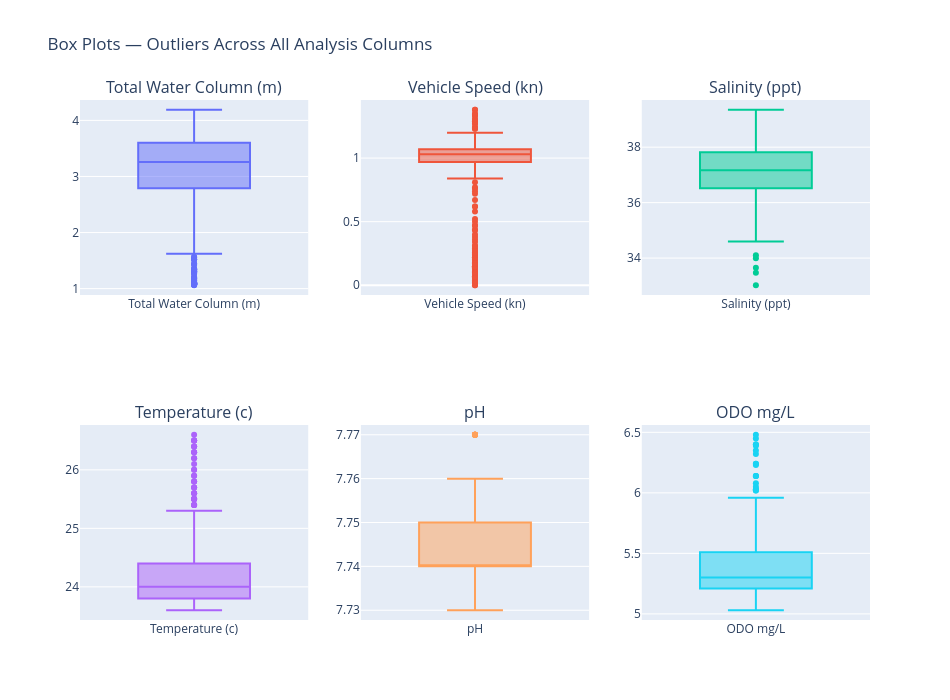

Source (notebook cell):
### Code cell
# Box plots side by side so we can compare the shape of each column's outliers
import plotly.graph_objects as go
from plotly.subplots import make_subplots

fig_box = make_subplots(
    rows=2, cols=3,
    subplot_titles=analysis_cols
)
for i, col in enumerate(analysis_cols):
    r, c = i // 3 + 1, i % 3 + 1
    fig_box.add_trace(go.Box(y=df[col], name=col, boxpoints='outliers', showlegend=False),
                      row=r, col=c)
fig_box.update_layout(title='Box Plots — Outliers Across All Analysis Columns',
                      height=700, width=950)
fig_box.show()

### Figure 1 — Plotly figure (JSON) as saved in the notebook; plotly's stock layout.template omitted (floating-point values rounded to 4 significant figures; data arrays with more than 128 entries replaced by an {"elided": "..."} marker saying what was removed)
{"data": [{"boxpoints": "outliers", "name": "Total Water Column (m)", "showlegend": false, "type": "box", "xaxis": "x", "y": {"elided": "942 float values"}, "yaxis": "y"}, {"boxpoints": "outliers", "name": "Vehicle Speed (kn)", "showlegend": false, "type": "box", "xaxis": "x2", "y": {"elided": "942 float values"}, "yaxis": "y2"}, {"boxpoints": "outliers", "name": "Salinity (ppt)", "showlegend": false, "type": "box", "xaxis": "x3", "y": {"elided": "942 float values"}, "yaxis": "y3"}, {"boxpoints": "outliers", "name": "Temperature (c)", "showlegend": false, "type": "box", "xaxis": "x4", "y": {"elided": "942 float values"}, "yaxis": "y4"}, {"boxpoints": "outliers", "name": "pH", "showlegend": false, "type": "box", "xaxis": "x5", "y": {"elided": "942 float values"}, "yaxis": "y5"}, {"boxpoints": "outliers", "name": "ODO mg/L", "showlegend": false, "type": "box", "xaxis": "x6", "y": {"elided": "942 float values"}, "yaxis": "y6"}], "layout": {"annotations": [{"font": {"size": 16}, "showarrow": false, "text": "Total Water Column (m)", "x": 0.1444, "xanchor": "center", "xref": "paper", "y": 1.0, "yanchor": "bottom", "yref": "paper"}, {"font": {"size": 16}, "showarrow": false, "text": "Vehicle Speed (kn)", "x": 0.5, "xanchor": "center", "xref": "paper", "y": 1.0, "yanchor": "bottom", "yref": "paper"}, {"font": {"size": 16}, "showarrow": false, "text": "Salinity (ppt)", "x": 0.8556, "xanchor": "center", "xref": "paper", "y": 1.0, "yanchor": "bottom", "yref": "paper"}, {"font": {"size": 16}, "showarrow": false, "text": "Temperature (c)", "x": 0.1444, "xanchor": "center", "xref": "paper", "y": 0.375, "yanchor": "bottom", "yref": "paper"}, {"font": {"size": 16}, "showarrow": false, "text": "pH", "x": 0.5, "xanchor": "center", "xref": "paper", "y": 0.375, "yanchor": "bottom", "yref": "paper"}, {"font": {"size": 16}, "showarrow": false, "text": "ODO mg/L", "x": 0.8556, "xanchor": "center", "xref": "paper", "y": 0.375, "yanchor": "bottom", "yref": "paper"}], "height": 700, "title": {"text": "Box Plots — Outliers Across All Analysis Columns"}, "width": 950, "xaxis": {"anchor": "y", "domain": [0.0, 0.2889]}, "xaxis2": {"anchor": "y2", "domain": [0.3556, 0.6444]}, "xaxis3": {"anchor": "y3", "domain": [0.7111, 1.0]}, "xaxis4": {"anchor": "y4", "domain": [0.0, 0.2889]}, "xaxis5": {"anchor": "y5", "domain": [0.3556, 0.6444]}, "xaxis6": {"anchor": "y6", "domain": [0.7111, 1.0]}, "yaxis": {"anchor": "x", "domain": [0.625, 1.0]}, "yaxis2": {"anchor": "x2", "domain": [0.625, 1.0]}, "yaxis3": {"anchor": "x3", "domain": [0.625, 1.0]}, "yaxis4": {"anchor": "x4", "domain": [0.0, 0.375]}, "yaxis5": {"anchor": "x5", "domain": [0.0, 0.375]}, "yaxis6": {"anchor": "x6", "domain": [0.0, 0.375]}}}
